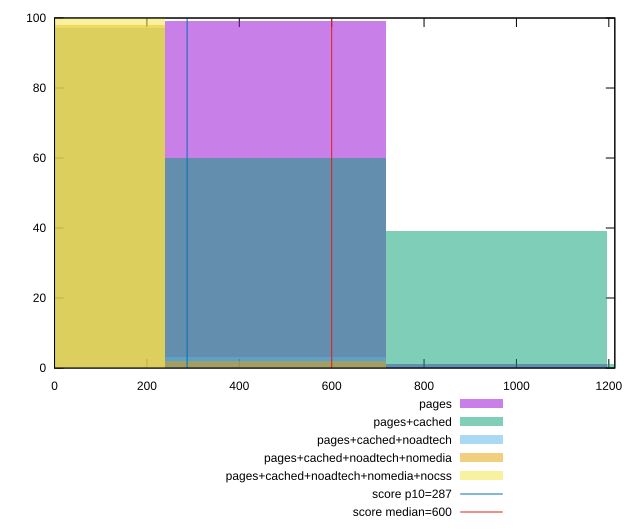

Source code (gnuplot):
reset

$pages <<EOF
478.3189112107612 99
956.6378224215224 1
EOF

$pagesCached <<EOF
478.3189112107612 60
956.6378224215224 39
1434.9567336322837 1
EOF

$pagesCachedNoadtech <<EOF
0 97
478.3189112107612 3
EOF

$pagesCachedNoadtechNomedia <<EOF
0 98
478.3189112107612 2
EOF

$pagesCachedNoadtechNomediaNocss <<EOF
0 100
EOF

set key outside below
set boxwidth 478.3189112107612
set xrange [0:1213]
set yrange [0:100]
set trange [0:100]
set style fill transparent solid 0.5 noborder

set parametric
set terminal svg size 640, 530 enhanced background rgb 'white'
set output "report_00009_2021-02-08T22-37-41.559Z/total-blocking-time/comparison/histogram/all_raw.svg"

plot $pages title "pages" with boxes, \
     $pagesCached title "pages+cached" with boxes, \
     $pagesCachedNoadtech title "pages+cached+noadtech" with boxes, \
     $pagesCachedNoadtechNomedia title "pages+cached+noadtech+nomedia" with boxes, \
     $pagesCachedNoadtechNomediaNocss title "pages+cached+noadtech+nomedia+nocss" with boxes, \
     287,t title "score p10=287", \
     600,t title "score median=600"

reset
